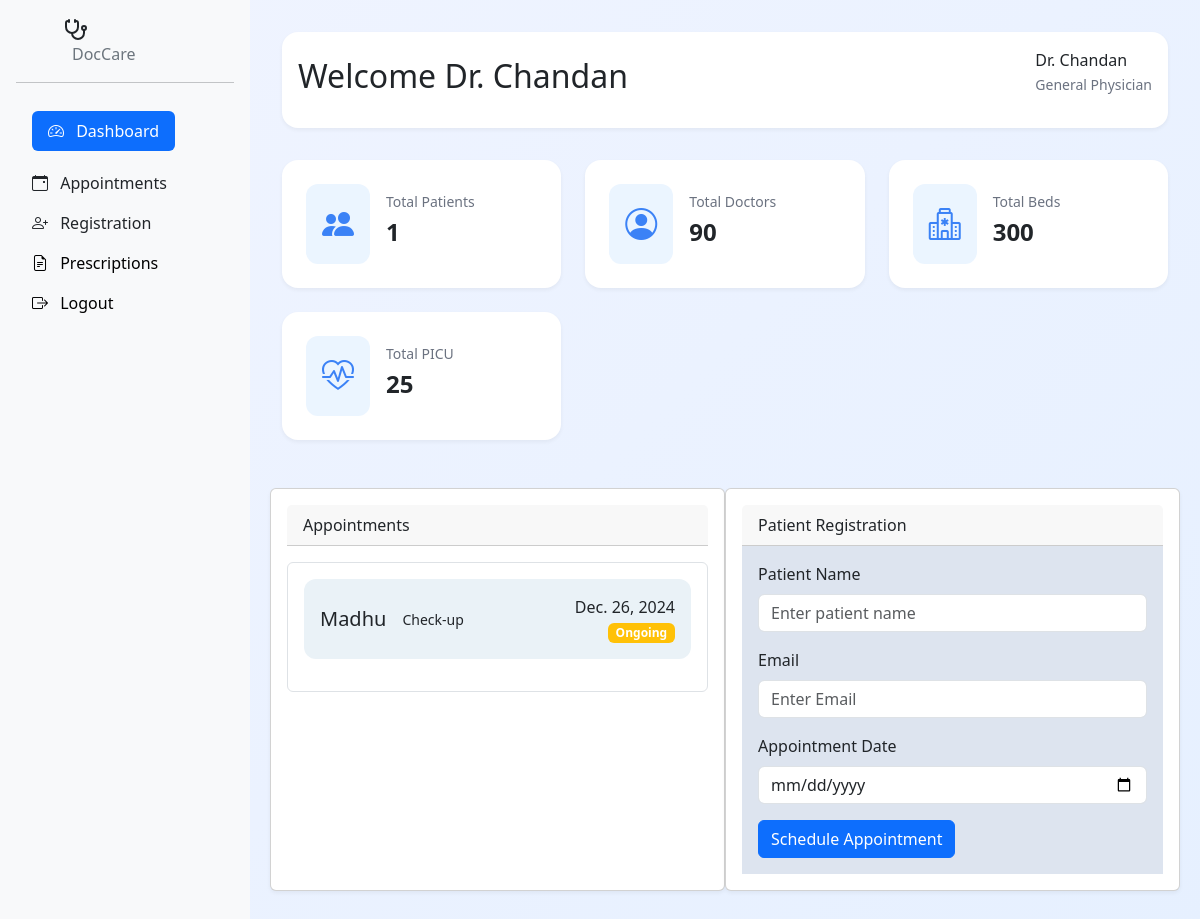
The app's page /Dashboard/ (signed in) with its own data.
### app1/models.py (models this page shows, shortened)
class register(models.Model):
    name = models.CharField(max_length=20)
    phone = models.CharField(max_length=10,blank=True)
    mail = models.EmailField(max_length=30)
    Date = models.DateField(max_length=8)
    Reason = models.TextField(max_length=80,default="Sick",blank=True)

### app1/views.py (the view)
# urls.py: path('Dashboard/',views.user_dashboard,name ='dashboard'),
@login_required
def user_dashboard(request):
    submitted = False
    today = datetime.today().date()
    username = request.session.get('username', 'Guest')
    if request.method == 'POST':
        print("POST data:", request.POST)
        form = register_form(request.POST)
        if form.is_valid():
            new_register = form.save()
            save_appointment(new_register,username)
            return HttpResponseRedirect('/Dashboard?submitted=True')
        else:
            print("Form errors:", form.errors)
    else:
        form = register_form()
        if 'submitted' in request.GET:
            submitted = True
    user_list = register.objects.all()
    user_count = register.objects.all().count()
    return render(request,"Dashboard.html",{'user_list':user_list,'user_count':user_count,'user':username,'today':today})

### templates/Dashboard.html (shortened to what this page needs)
<!DOCTYPE html>
<html lang="en">
<head>
    {% load static %}
    <link rel="stylesheet" href="{% static 'dashstyle.css'%}">
    <link href="https://unpkg.com/lucide-static/font/lucide.css" rel="stylesheet">
    <link href="https://cdn.jsdelivr.net/npm/bootstrap@5.3.3/dist/css/bootstrap.min.css" rel="stylesheet">
    <link href="https://cdn.jsdelivr.net/npm/bootstrap-icons/font/bootstrap-icons.css" rel="stylesheet">
</head>
<body>
    <div class="dashboard">
        <div class="d-flex flex-column flex-shrink-0 p-3 bg-body-tertiary" style="width: 250px;">
            <div class="nav-brand px-5">
                <i data-lucide="stethoscope" class="brand-icon"></i>
                <span><a href="{% url 'dashboard' %}" class="nav-link px-2 link-secondary">DocCare</a></span>
            </div>
            <hr>
            <ul class="nav nav-pills flex-column mb-auto">
            <li class="nav-item">
                <a href="{% url 'dashboard' %}" class="nav-link active" aria-current="page">
                <i class="bi bi-speedometer2 me-2"></i>
                Dashboard
                </a>
            </li>
            <li>
                <a href="{% url 'appointment' %}" class="nav-link nav-link text-dark ">
                <i class="bi bi-calendar-event me-2"></i>
                Appointments
                </a>
            </li>
            <li>
                <a href="{% url 'patient-registration' %}" class="nav-link text-dark ">
                    <i class="bi bi-person-plus me-2"></i>
                Registration
                </a>
            </li>
            <li>
                <a href="{% url 'prescription' %}" class="nav-link link-body-emphasis">
                    <i class="bi bi-file-earmark-text me-2"></i>
                Prescriptions
                </a>
            </li>
            <li>
                <a href="{% url 'logout' %}" class="nav-link link-body-emphasis">
                    <i class="bi bi-box-arrow-right me-2"></i>
                    Logout
                </a>
            </li>
            </ul>
        </div>
        <main class="main-content conatiner">
            <header class="header">
                <h2>Welcome Dr. {{ user }}</h2>
                <div class="header-actions">
                    <div class="user-profile">
                        <div class="user-info">
                            <p>Dr. {{ user }} <br/>
                            <span>General Physician</span></p>
                        </div>
                    </div>
                </div>
            </header>
            <div class="stats-grid">
                <div class="stat-card">
                    <div class="stat-icon blue">
                        <i class="bi bi-people-fill fs-2"></i>
                    </div>
                    <div class="stat-info">
                        <h3>Total Patients</h3>
                        <p>{{ user_count }}</p>
                    </div>
                </div>
                <div class="stat-card">
                    <div class="stat-icon blue">
                        <i class="bi bi-person-circle fs-2"></i>
                    </div>
                    <div class="stat-info">
                        <h3>Total Doctors</h3>
                        <p>90</p>
                    </div>
                </div>
                <div class="stat-card">
                    <div class="stat-icon blue">
                        <i class="bi bi-hospital fs-2"></i>
                    </div>
                    <div class="stat-info">
                        <h3>Total Beds</h3>
                        <p>300</p>
                    </div>
                </div>
                <div class="stat-card">
                    <div class="stat-icon blue">
                        <i class="bi bi-heart-pulse fs-2"></i>
                    </div>
                    <div class="stat-info">
                        <h3>Total PICU</h3>
                        <p>25</p>
                    </div>
                </div>
            </div>
        <div class="row modal-body">
            <div class="card content-grid modal-body w-50 px-3 py-3 mr-1 my-3 overflow-y-auto">
                <div class="card-header">
                    Appointments
                </div>
                <div class="appointment-list overflow-auto border rounded p-3 ml-3" style="max-height: 300px;">
                    {% for user in user_list %}
                        <div class="appointment-item d-flex justify-content-between align-items-center mb-3">
                            <div class="appointment-info">
                                <h5 class="mb-0">{{ user.name }}</h5>
                                <small>Check-up</small>
                            </div>
                            <div class="appointment-time text-end">
                                <p class="mb-0">{{ user.Date }}</p>
                                {% if user.Date > today %}
                                <span class="badge bg-success">Upcoming</span>
                                {% elif user.Date == today %}
                                <span class="badge bg-warning">Ongoing</span>
                                {% else %}
                                <span class="badge bg-danger">Done</span>
                                {% endif %}
                            </div>
                        </div>
                    {% empty %}
                        <p class="text-muted">No appointments found.</p>
                    {% endfor %}
                </div>
            </div>
                    <div class="card registration w-50 px-3 py-3 ml-1 my-3">
                        <div class="card-header">
                            Patient Registration
                        </div>
                        <form class="registration-form" method="POST" action="">
                            <div class="card-body">
                                <div class="mb-3">
                                    <label for="name" class="form-label">Patient Name</label>
                                    <input type="text" class="form-control" id="name" name="name" placeholder="Enter patient name" required>
                                </div>
                                <div class="mb-3">
                                    <label for="mail" class="form-label">Email</label>
                                    <input type="email" class="form-control" id="mail" name="mail" placeholder="Enter Email" required>
                                </div>
                                <div class="mb-3">
                                    <label for="Date" class="form-label">Appointment Date</label>
                                    <input type="date" class="form-control" id="date" name="Date" required>
                                </div>
                                <button type="submit" class="btn btn-primary">Schedule Appointment</button>
                            </div>
                        </form>
                    </div>
                </div>
            </div>
</body>
</html>

### static/dashstyle.css (style rules this page uses)
* { margin: 0; padding: 0; box-sizing: border-box; }
body { font-family: -apple-system, BlinkMacSystemFont, 'Segoe UI', Roboto, Oxygen, Ubuntu, Cantarell, sans-serif; background: linear-gradient(135deg, #f0f4ff 0%, #e6f0ff 100%); color: #1a1a1a; line-height: 1.5; }
.dashboard { display: flex; min-height: 100vh; }
.nav-item { display: flex; align-items: center; gap: 0.75rem; padding: 0.75rem 1rem; color: white; text-decoration: none; border-radius: 0.5rem; transition: background-color 0.2s; }
.main-content { flex: 1; padding: 2rem; max-width: 1400px; margin: 0 auto; }
.header { display: flex; justify-content: space-between; align-items: center; margin-bottom: 2rem; padding: 1rem; background: white; border-radius: 1rem; box-shadow: 0 2px 4px rgba(0, 0, 0, 0.05); }
.header-actions { display: flex; align-items: center; gap: 1rem; }
.user-profile { display: flex; align-items: center; gap: 1rem; }
.user-info p { font-weight: 500; }
.user-info span { font-size: 0.875rem; color: #6b7280; }
.stats-grid { display: grid; grid-template-columns: repeat(auto-fit, minmax(240px, 1fr)); gap: 1.5rem; margin-bottom: 2rem; }
.stat-card { background: white; padding: 1.5rem; border-radius: 1rem; display: flex; align-items: center; gap: 1rem; box-shadow: 0 2px 4px rgba(0, 0, 0, 0.05); }
.stat-icon { padding: 1rem; border-radius: 0.75rem; background-color: #ebf5ff; color: #3b82f6; }
.stat-info h3 { font-size: 0.875rem; color: #6b7280; margin-bottom: 0.25rem; }
.stat-info p { font-size: 1.5rem; font-weight: 600; margin-bottom: 0.25rem; }
.content-grid { display: grid; grid-template-columns: repeat(auto-fit, minmax(500px, 1fr)); gap: 1rem; background-color: #cad4e7; }
.card { background: white; border-radius: 1.5rem; padding: 1 rem; box-shadow: 0 2px 4px rgba(0, 0, 0, 0.05); }
.card-header { display: flex; justify-content: space-between; align-items: center; margin-bottom: 1.5rem; }
.appointment-list { display: flex; flex-direction: column; gap: 1rem; }
.appointment-item { display: flex; justify-content: space-between; align-items: center; padding: 1rem; background-color: #eaf2f7; border-radius: 0.75rem; transition: background-color 0.2s; }
.appointment-info { display: flex; align-items: center; gap: 1rem; }
.appointment-time { text-align: right; }
.registration-form { display: flex; flex-direction: column; gap: 1rem; background-color: #dde4ef; }

### records on screen
register: name "Madhu", Date "Dec. 26, 2024", shows "Ongoing"

### other values on screen
{{ user }} "Chandan"
{{ user_count }} "1"
